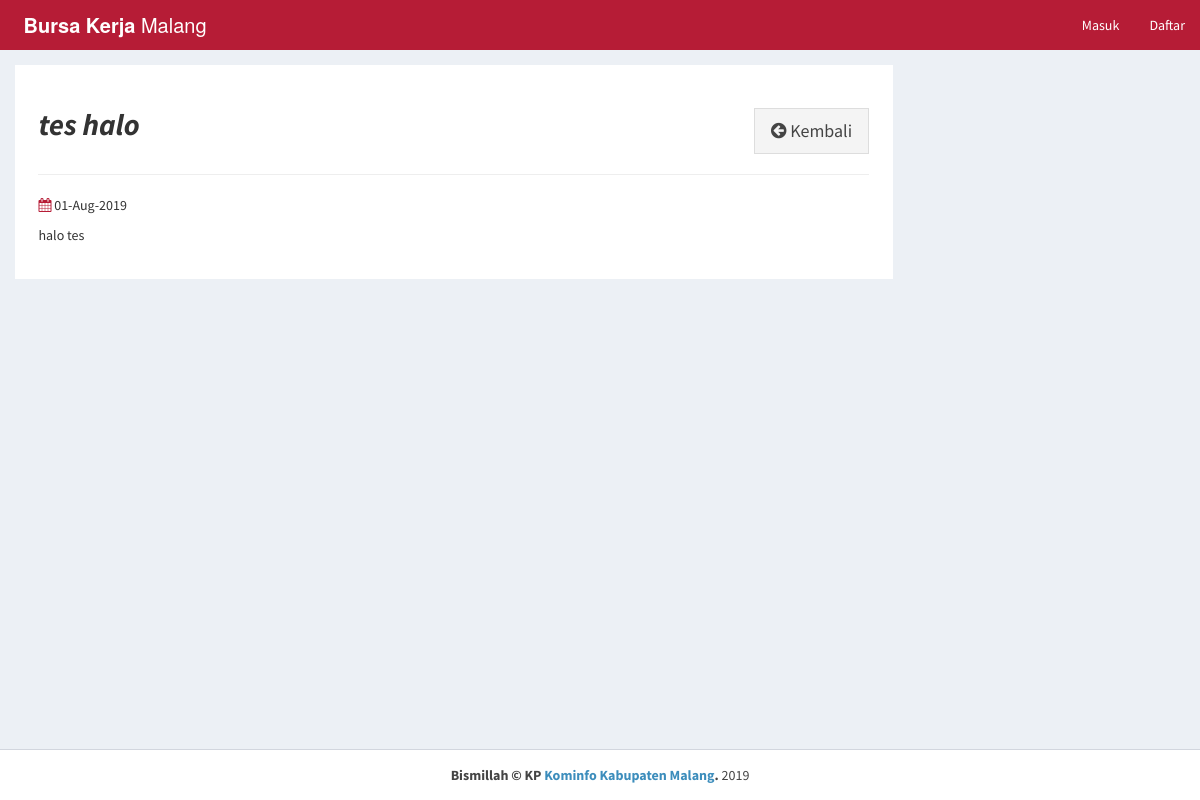
The app's page /landingpage/view-article.php?id=2 with its own data.
### tables this page shows
CREATE TABLE `buat_artikel` (
  `id_berita` int(11) NOT NULL,
  `id_company` int(11) NOT NULL,
  `judul_berita` varchar(255) NOT NULL,
  `deskripsi` text NOT NULL,
  `pict_article` varchar(255) NOT NULL,
  `createdat` timestamp NOT NULL DEFAULT CURRENT_TIMESTAMP
);

### landingpage/view-article.php (the view, shortened to what this page needs)
<?php
require_once("db.php");
?>
<!DOCTYPE html>
<html>
<head>
  <link rel="stylesheet" href="../css/style1.css">
  <link rel="stylesheet" href="https://cdnjs.cloudflare.com/ajax/libs/font-awesome/4.7.0/css/font-awesome.min.css">
  <link rel="stylesheet" href="https://cdnjs.cloudflare.com/ajax/libs/font-awesome/4.7.0/css/font-awesome.min.css">
  <link rel="stylesheet" href="../css/AdminLTE.min.css">
  <link rel="stylesheet" href="../css/_all-skins.min.css">
  <link rel="stylesheet" href="../css/custom.css">
</head>
<body class="hold-transition skin-green sidebar-mini">
<div class="wrapper">
  <header class="main-header">
    <a href="../index.php" class="logo logo-bg">
      <span class="logo-lg"><b>Bursa Kerja</b> Malang</span>
    </a>
    <nav class="navbar navbar-static-top">
      <div class="navbar-custom-menu">
        <ul class="nav navbar-nav">
        <?php if(empty($_SESSION['id_user']) && empty($_SESSION['id_company'])) { ?>
          <li>
            <a href="login.php">Masuk</a>
          </li>
          <li>
            <a href="sign-up.php">Daftar</a>
          </li>
          <?php } ?>
        </ul>
      </div>
    </nav>
  </header>
  <div class="content-wrapper" style="margin-left: 0px;">
  <?php
    $sql = "SELECT * FROM buat_artikel WHERE id_berita='$_GET[id]'";
    $result = $conn->query($sql);
    if($result->num_rows > 0)
    {
      while($row = $result->fetch_assoc())
      {
  ?>
    <section id="candidates" class="content-header">
      <div class="container">
        <div class="row">
          <div class="col-md-9 bg-white padding-2">
            <div class="pull-left">
              <h2><b><i><?php echo $row['judul_berita']; ?></i></b></h2>
            </div>
            <div class="pull-right">
              <a href="../index.php" class="btn btn-default btn-lg btn-flat margin-top-20"><i class="fa fa-arrow-circle-left"></i> Kembali</a>
            </div>
            <div class="clearfix"></div>
            <hr>
            <div>
              <p><i class="fa fa-calendar text-green"></i> <?php echo date("d-M-Y", strtotime($row['createdat'])); ?></p>
            </div>
            <div>
              <?php echo stripcslashes($row['deskripsi']); ?>
            </div>
             </div>
            </div>
          </div>
        </div>
      </div>
    <?php
      }
    }
    ?>
  <footer class="main-footer" style="margin-left: 0px;">
    <div class="text-center">
    <strong>Bismillah &copy; KP <a href="http://kominfo.malangkab.go.id/">Kominfo Kabupaten Malang</a>.</strong> 2019
    </div>
  </footer>
</body>
</html>

### css/custom.css (style rules this page uses)
.logo-bg { background-color: rgb(182, 28, 54) !important; }
.margin-top-20 { margin-top: 20px; }
.padding-2 { padding: 2%; }
.bg-white { background-color: #fff; }

### records on screen
buat_artikel: judul_berita "tes halo", createdat "01-Aug-2019", deskripsi "halo tes"
